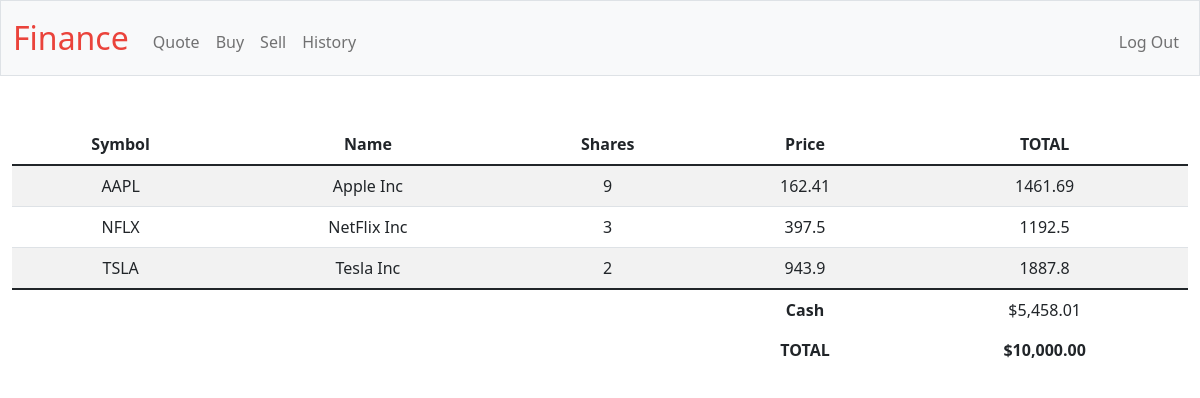
The page / (signed in) on the database its author committed.
### tables this page shows
CREATE TABLE transactions (
    id INTEGER PRIMARY KEY AUTOINCREMENT,
    user_id INTEGER NOT NULL,
    name TEXT NOT NULL,
    shares INTEGER NOT NULL,
    price NUMERIC NOT NULL,
    type TEXT NOT NULL,
    symbol TEXT NOT NULL,
    time TIMESTAMP DEFAULT CURRENT_TIMESTAMP,
    FOREIGN KEY(user_id) REFERENCES users(id)
);

### app.py (the view)
@app.route("/")
@login_required
def index():
    user_id = session["user_id"]
    stocks = db.execute("SELECT symbol, name, price, SUM(shares) as total_shares FROM transactions WHERE user_id = ? GROUP BY symbol", user_id)
    cash = db.execute("SELECT cash FROM users WHERE id = ?", user_id)[0]["cash"]
    total = cash
    for stock in stocks:
        total += stock["total_shares"] * stock["price"]
    return render_template("index.html", stocks=stocks, cash=usd(cash), total=usd(total))

### app.py (called while the page is built)
@app.after_request
def after_request(response):
    response.headers["Cache-Control"] = "no-cache, no-store, must-revalidate"
    response.headers["Expires"] = 0
    response.headers["Pragma"] = "no-cache"
    return response

### helpers.py (called while the page is built)
def login_required(f):
    @wraps(f)
    def decorated_function(*args, **kwargs):
        if session.get("user_id") is None:
            return redirect("/login")
        return f(*args, **kwargs)
    return decorated_function

def usd(value):
    return f"${value:,.2f}"

### templates/index.html (shortened to what this page needs)
{% extends "layout.html" %}
{% block main %}
    <link href="https://cdn.jsdelivr.net/npm/bootstrap@5.1.3/dist/css/bootstrap.min.css" rel="stylesheet">
    <table class="table table-striped">
        <thead>
            <tr>
                <th class="text-mid">Symbol</th>
                <th class="text-mid">Name</th>
                <th class="text-mid">Shares</th>
                <th class="text-mid">Price</th>
                <th class="text-mid">TOTAL</th>
            </tr>
        </thead>
        <tbody>
            {% for stock in stocks %}
                <tr>
                    <td class="text-mid">{{ stock["symbol"] }}</td>
                    <td class="text-mid">{{ stock["name"] }}</td>
                    <td class="text-mid">{{ stock["total_shares"] }}</td>
                    <td class="text-mid">{{ stock["price"] }}</td>
                    <td class="text-mid">{{ stock["total_shares"] * stock["price"] }}</td>
                </tr>
            {% endfor %}
        </tbody>
        <tfoot>
            <tr>
                <td class="border-0 fw-bold text-mid"></td>
                <td class="border-0 fw-bold text-mid"></td>
                <td class="border-0 fw-bold text-mid"></td>
                <th class="border-0 fw-bold text-mid">Cash</th>
                <td class="border-0 text-mid">{{ cash }}</td>
            </tr>
            <tr>
                <td class="border-0 fw-bold text-mid"></td>
                <td class="border-0 fw-bold text-mid"></td>
                <td class="border-0 fw-bold text-mid"></td>
                <td class="border-0 fw-bold text-mid">TOTAL</td>
                <td class="border-0 fw-bold text-mid">{{ total }}</td>
            </tr>
        </tfoot>
    </table>
{% endblock %}

### templates/layout.html (shortened to what this page needs)
<!DOCTYPE html>
<html lang="en">
    <head>
        <link href="https://cdn.jsdelivr.net/npm/bootstrap@5.1.3/dist/css/bootstrap.min.css" rel="stylesheet">
        <link href="/static/styles.css" rel="stylesheet">
    </head>
    <body>
        <nav class="bg-light border navbar navbar-expand-md navbar-light">
            <div class="container-fluid">
                <a class="navbar-brand" href="/"><span class="red">Finance</span></a>
                <div class="collapse navbar-collapse" id="navbar">
                    {% if session["user_id"] %}
                        <ul class="navbar-nav me-auto mt-2">
                            <li class="nav-item"><a class="nav-link" href="/quote">Quote</a></li>
                            <li class="nav-item"><a class="nav-link" href="/buy">Buy</a></li>
                            <li class="nav-item"><a class="nav-link" href="/sell">Sell</a></li>
                            <li class="nav-item"><a class="nav-link" href="/history">History</a></li>
                        </ul>
                        <ul class="navbar-nav ms-auto mt-2">
                            <li class="nav-item"><a class="nav-link" href="/logout">Log Out</a></li>
                        </ul>
                    {% else %}
                        <ul class="navbar-nav ms-auto mt-2">
                            <li class="nav-item"><a class="nav-link" href="/register">Register</a></li>
                            <li class="nav-item"><a class="nav-link" href="/login">Log In</a></li>
                        </ul>
                    {% endif %}
                </div>
            </div>
        </nav>
        <main class="container-fluid py-5 text-center">
            {% block main %}{% endblock %}
        </main>
    </body>
</html>

### static/styles.css (style rules this page uses)
nav .navbar-brand { font-size: xx-large; }
nav .navbar-brand .red { color: #ea433b; }

### rows shown on the page
transactions: symbol "NFLX", name "NetFlix Inc", total_shares "3", price "397.5", stock "1192.5"

### other values the page prints
{{ stock["symbol"] }} "AAPL" "TSLA"
{{ stock["name"] }} "Apple Inc" "Tesla Inc"
{{ stock["total_shares"] }} "9" "2"
{{ stock["price"] }} "162.41" "943.9"
{{ stock["total_shares"] * stock["price"] }} "1461.69" "1887.8"
{{ cash }} "$5,458.01"
{{ total }} "$10,000.00"
